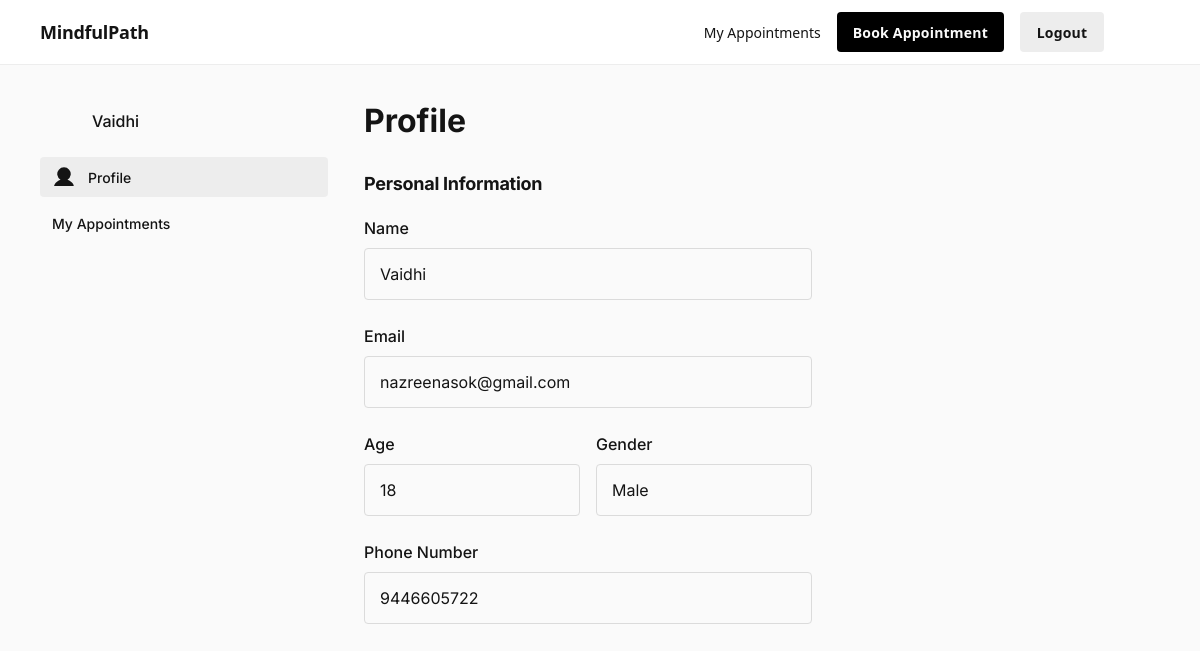
The page /dashboard (signed in) on the database its author committed.
### app1.py (models this page shows, shortened)
class User(db.Model, UserMixin):
    id = db.Column(db.Integer, primary_key=True)
    name = db.Column(db.String(100), nullable=False)
    email = db.Column(db.String(120), unique=True, nullable=False)
    password = db.Column(db.String(60), nullable=False)
    age = db.Column(db.Integer, nullable=False)
    gender = db.Column(db.String(20), nullable=False)
    phone = db.Column(db.String(20), nullable=False)
    guardian_name = db.Column(db.String(100))
    guardian_email = db.Column(db.String(120))
    guardian_phone = db.Column(db.String(20))
    role = db.Column(db.String(20), default='patient')

### app1.py (the view)
@app.route('/dashboard')
@login_required
def dashboard_patient():
    return render_template('dashboard_patient.html', user=current_user)

### app1.py (called while the page is built)
@login_manager.user_loader
def load_user(user_id):
    return User.query.get(int(user_id))

### templates/dashboard_patient.html (shortened to what this page needs)
<html>
  <head>
    <script src="https://cdn.tailwindcss.com?plugins=forms,container-queries"></script>
  </head>
  <body>
    <header class="flex items-center justify-between whitespace-nowrap border-b border-solid border-b-[#ededed] px-10 py-3">
        <div class="flex items-center gap-4 text-[#141414]">
            <h2 class="text-[#141414] text-lg font-bold leading-tight tracking-[-0.015em]"><a href="/">MindfulPath</a></h2>
        </div>
        <div class="flex flex-1 justify-end items-center gap-4">
            <a href="/my-appointments" class="text-[#141414] text-sm font-medium leading-normal">My Appointments</a>
            <a href="/book-appointment" class="flex min-w-[84px] max-w-[480px] cursor-pointer items-center justify-center overflow-hidden rounded h-10 px-4 bg-black text-neutral-50 text-sm font-bold leading-normal tracking-[0.015em]">
              <span class="truncate">Book Appointment</span>
            </a>
            <a href="/logout" class="flex min-w-[84px] max-w-[480px] cursor-pointer items-center justify-center overflow-hidden rounded h-10 px-4 bg-[#ededed] text-[#141414] text-sm font-bold leading-normal tracking-[0.015em]">
                <span class="truncate">Logout</span>
            </a>
            <div class="bg-center bg-no-repeat aspect-square bg-cover rounded-full size-10" style='background-image: url("https://lh3.googleusercontent.com/aida-public/AB6AXuAgq4Xxf2Ed30p0-xfv7EpasaRIiOYqx0NL8c1LLo8rhnXfVilo_7SxflBu7yr7rcGbDrHG9X__odYQkLXKgm0JpTdV2UoMc5MEd52UkhQRkSvqAIQpX0DXIC3fUUQ-1Mrzsw3iA4V7LL2B_gAtevsOZBfGhijbz91qlbNb7ykOH3cqsaNmnataKBTCcn5-FELcEotRcGjFDq2us0OBnRyZDMK2kvtNLC_idIAMJpaimER7Bh-w_ScbsQRuYMU9cQPphIybWl_IuQ");'></div>
        </div>
    </header>
    <div class="relative flex size-full min-h-screen flex-col bg-neutral-50 group/design-root overflow-x-hidden" style='font-family: Inter, "Noto Sans", sans-serif;'>
      <div class="layout-container flex h-full grow flex-col">
        <div class="gap-1 px-6 flex flex-1 justify-center py-5">
          <div class="layout-content-container flex flex-col w-80">
            <div class="flex h-full min-h-[700px] flex-col justify-between bg-neutral-50 p-4">
              <div class="flex flex-col gap-4">
                <div class="flex gap-3 items-center">
                  <div class="bg-center bg-no-repeat aspect-square bg-cover rounded-full size-10" style='background-image: url("https://lh3.googleusercontent.com/aida-public/AB6AXuCuZxDXG0Ta7U2FW2a2J3-YpiPNs4Ugoa1VylzdVXWa0G7DVGUHlKP_QHMawCjQo_jtuBGE--77iAQG1gT67K62Ewxo5ERs36X8vORaMPTzqRAZduBGn7y9JczNXBZLDAcov7dEj5SEgkjToOCJ5QyYSU147A2rKlDAbOFhHjfjHVqBicDPAPaF0_whu8EUjr_EDY3-nshWFSR2IegW-EmDu6vBaNxdlX1sBI2AkMtPxkWCPXfQP6Azudxk1WIcj8-p77ZeefNx_Q");'></div>
                  <h1 class="text-[#141414] text-base font-medium leading-normal">{{ user.name }}</h1>
                </div>
                <div class="flex flex-col gap-2">
                  <div class="flex items-center gap-3 px-3 py-2 rounded bg-[#ededed]">
                    <div class="text-[#141414]" data-icon="User" data-size="24px" data-weight="fill">
                      <svg xmlns="http://www.w3.org/2000/svg" width="24px" height="24px" fill="currentColor" viewBox="0 0 256 256">
                        <path d="M230.93,220a8,8,0,0,1-6.93,4H32a8,8,0,0,1-6.92-12c15.23-26.33,38.7-45.21,66.09-54.16a72,72,0,1,1,73.66,0c27.39,8.95,50.86,27.83,66.09,54.16A8,8,0,0,1,230.93,220Z"></path>
                      </svg>
                    </div>
                    <p class="text-[#141414] text-sm font-medium leading-normal">Profile</p>
                  </div>
                   <div class="flex items-center gap-3 px-3 py-2 rounded">
                     <a href="/my-appointments" class="text-[#141414] text-sm font-medium leading-normal">My Appointments</a>
                  </div>
                </div>
              </div>
            </div>
          </div>
          <div class="layout-content-container flex flex-col max-w-[960px] flex-1">
            <div class="flex flex-wrap justify-between gap-3 p-4"><p class="text-[#141414] tracking-light text-[32px] font-bold leading-tight min-w-72">Profile</p></div>
            <h3 class="text-[#141414] text-lg font-bold leading-tight tracking-[-0.015em] px-4 pb-2 pt-4">Personal Information</h3>
            <div class="flex max-w-[480px] flex-wrap items-end gap-4 px-4 py-3">
              <label class="flex flex-col min-w-40 flex-1">
                <p class="text-[#141414] text-base font-medium leading-normal pb-2">Name</p>
                <input
                  class="form-input flex w-full min-w-0 flex-1 resize-none overflow-hidden rounded text-[#141414] focus:outline-0 focus:ring-0 border border-[#dbdbdb] bg-neutral-50 focus:border-[#dbdbdb] h-14 placeholder:text-neutral-500 p-[15px] text-base font-normal leading-normal"
                  value="{{ user.name }}" readonly
                />
              </label>
            </div>
            <div class="flex max-w-[480px] flex-wrap items-end gap-4 px-4 py-3">
              <label class="flex flex-col min-w-40 flex-1">
                <p class="text-[#141414] text-base font-medium leading-normal pb-2">Email</p>
                <input
                  class="form-input flex w-full min-w-0 flex-1 resize-none overflow-hidden rounded text-[#141414] focus:outline-0 focus:ring-0 border border-[#dbdbdb] bg-neutral-50 focus:border-[#dbdbdb] h-14 placeholder:text-neutral-500 p-[15px] text-base font-normal leading-normal"
                  value="{{ user.email }}" readonly
                />
              </label>
            </div>
            <div class="flex max-w-[480px] flex-wrap items-end gap-4 px-4 py-3">
              <label class="flex flex-col min-w-40 flex-1">
                <p class="text-[#141414] text-base font-medium leading-normal pb-2">Age</p>
                <input
                  class="form-input flex w-full min-w-0 flex-1 resize-none overflow-hidden rounded text-[#141414] focus:outline-0 focus:ring-0 border border-[#dbdbdb] bg-neutral-50 focus:border-[#dbdbdb] h-14 placeholder:text-neutral-500 p-[15px] text-base font-normal leading-normal"
                  value="{{ user.age }}" readonly
                />
              </label>
              <label class="flex flex-col min-w-40 flex-1">
                <p class="text-[#141414] text-base font-medium leading-normal pb-2">Gender</p>
                <input
                  class="form-input flex w-full min-w-0 flex-1 resize-none overflow-hidden rounded text-[#141414] focus:outline-0 focus:ring-0 border border-[#dbdbdb] bg-neutral-50 focus:border-[#dbdbdb] h-14 placeholder:text-neutral-500 p-[15px] text-base font-normal leading-normal"
                  value="{{ user.gender | capitalize }}" readonly
                />
              </label>
            </div>
            <div class="flex max-w-[480px] flex-wrap items-end gap-4 px-4 py-3">
              <label class="flex flex-col min-w-40 flex-1">
                <p class="text-[#141414] text-base font-medium leading-normal pb-2">Phone Number</p>
                <input
                  class="form-input flex w-full min-w-0 flex-1 resize-none overflow-hidden rounded text-[#141414] focus:outline-0 focus:ring-0 border border-[#dbdbdb] bg-neutral-50 focus:border-[#dbdbdb] h-14 placeholder:text-neutral-500 p-[15px] text-base font-normal leading-normal"
                  value="{{ user.phone }}" readonly
                />
              </label>
            </div>
          </div>
        </div>
      </div>
    </div>
  </body>
</html>

### rows shown on the page
User: name "Vaidhi", email "nazreenasok@gmail.com", age "18", gender "Male", phone "9446605722"
